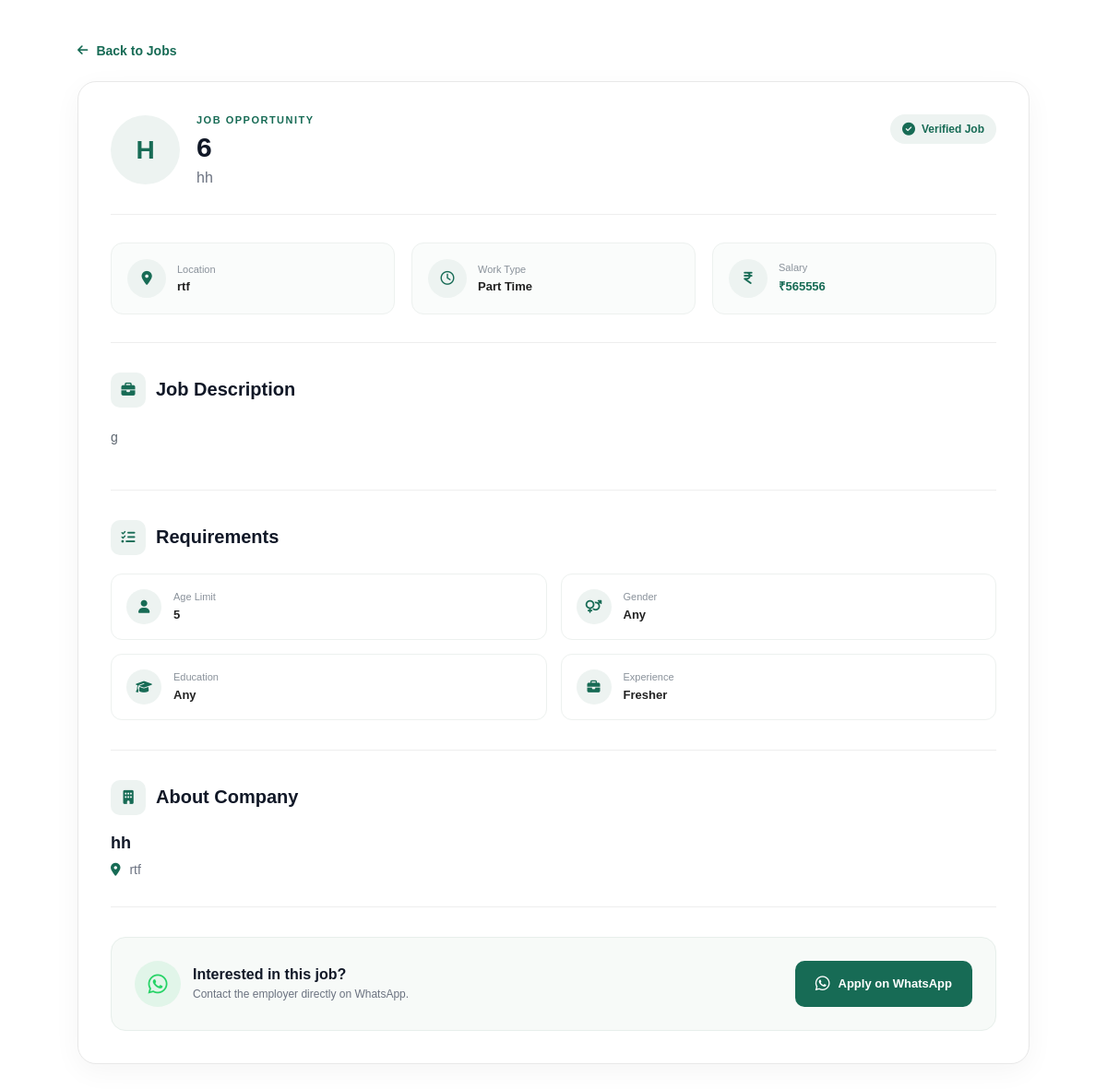
The page /job/4/ on the database its author committed.
### myapp/models.py (models this page shows, shortened)
class Job(models.Model):
    owner = models.ForeignKey(
        User,
        on_delete=models.CASCADE,
        related_name="jobs",
        null=True,
        blank=True,
    )
    shop_name = models.CharField(
        max_length=150,
    )
    title = models.CharField(
        max_length=150,
    )
    category = models.ForeignKey(
        Category,
        on_delete=models.PROTECT,
        related_name="jobs",
        null=True,
        blank=True,
    )
    experience = models.CharField(
        max_length=100,
        default="Fresher",
    )
    work_time = models.CharField(
        max_length=100,
    )
    gender = models.CharField(max_length=20, blank=True)
    education = models.CharField(max_length=100, blank=True)
    age_limit = models.CharField(
        max_length=50,
        blank=True,
    )
    location = models.CharField(
        max_length=100,
    )
    salary = models.CharField(
        max_length=100,
    )
    phone = models.CharField(
        max_length=15,
        validators=[phone_validator],
    )
    description = models.TextField(
        blank=True,
    )
    is_verified = models.BooleanField(
        default=True,
    )
    owner_name = models.CharField(
        max_length=150,
        blank=True
    )
    shop_photo = models.ImageField(
        upload_to="shop_photos/",
        null=True,
        blank=True
    )
    created_at = models.DateTimeField(
        auto_now_add=True,
    )
    class Meta:
        ordering = ["-created_at"]

### myapp/views.py (the view)
# urls.py: path("job/<int:id>/", views.job_details, name="job_details"),
def job_details(request, id):
    job = get_object_or_404(
        Job.objects.select_related(
            "category",
            "owner",
        ),
        id=id,
        is_verified=True,
    )
    return render(
        request,
        "job_details.html",
        {
            "job": job,
        },
    )

### templates/job_details.html (shortened to what this page needs)
{% load static %}
<!DOCTYPE html>
<html lang="en">
<head>
    <link rel="stylesheet"
          href="{% static 'css/job_details.css' %}">
    <link rel="stylesheet"
          href="https://cdnjs.cloudflare.com/ajax/libs/font-awesome/6.5.2/css/all.min.css">
</head>
<body>
<section class="details-page">
    <a href="{% url 'all_jobs' %}"
       class="back-btn">
        <i class="fa-solid fa-arrow-left"></i>
        Back to Jobs
    </a>
    <div class="details-card">
        <div class="job-header">
            <div class="company-info">
                <div class="company-avatar">
                    {{ job.shop_name|first|upper }}
                </div>
                <div class="company-text">
                    <span class="company-label">
                        JOB OPPORTUNITY
                    </span>
                    <h1>
                        {{ job.title }}
                    </h1>
                    <h2>
                        {{ job.shop_name }}
                    </h2>
                </div>
            </div>
            <div class="verified-badge">
                <i class="fa-solid fa-circle-check"></i>
                Verified Job
            </div>
        </div>
        <div class="quick-info">
            <div class="quick-item">
                <div class="quick-icon">
                    <i class="fa-solid fa-location-dot"></i>
                </div>
                <div>
                    <span>Location</span>
                    <strong>
                        {{ job.location }}
                    </strong>
                </div>
            </div>
            <div class="quick-item">
                <div class="quick-icon">
                    <i class="fa-regular fa-clock"></i>
                </div>
                <div>
                    <span>Work Type</span>
                    <strong>
                        {{ job.work_time|default:"Not specified" }}
                    </strong>
                </div>
            </div>
            <div class="quick-item">
                <div class="quick-icon">
                    <i class="fa-solid fa-indian-rupee-sign"></i>
                </div>
                <div>
                    <span>Salary</span>
                    <strong class="salary">
                        ₹{{ job.salary|default:"Not specified" }}
                    </strong>
                </div>
            </div>
        </div>
        <div class="content-section">
            <div class="section-title">
                <div class="title-icon">
                    <i class="fa-solid fa-briefcase"></i>
                </div>
                <h3>
                    Job Description
                </h3>
            </div>
            <div class="description">
                {{ job.description|linebreaks }}
            </div>
        </div>
        <div class="content-section">
            <div class="section-title">
                <div class="title-icon">
                    <i class="fa-solid fa-list-check"></i>
                </div>
                <h3>
                    Requirements
                </h3>
            </div>
            <div class="requirements-grid">
                <div class="requirement-item">
                    <i class="fa-solid fa-user"></i>
                    <div>
                        <span>Age Limit</span>
                        <strong>
                            {{ job.age_limit|default:"Not specified" }}
                        </strong>
                    </div>
                </div>
                <div class="requirement-item">
                    <i class="fa-solid fa-venus-mars"></i>
                    <div>
                        <span>Gender</span>
                        <strong>
                            {{ job.gender|default:"Not specified" }}
                        </strong>
                    </div>
                </div>
                <div class="requirement-item">
                    <i class="fa-solid fa-graduation-cap"></i>
                    <div>
                        <span>Education</span>
                        <strong>
                            {{ job.education|default:"Not specified" }}
                        </strong>
                    </div>
                </div>
                <div class="requirement-item">
                    <i class="fa-solid fa-briefcase"></i>
                    <div>
                        <span>Experience</span>
                        <strong>
                            {{ job.experience|default:"Fresher" }}
                        </strong>
                    </div>
                </div>
            </div>
        </div>
        <div class="content-section">
            <div class="section-title">
                <div class="title-icon">
                    <i class="fa-solid fa-building"></i>
                </div>
                <h3>
                    About Company
                </h3>
            </div>
            <div class="company-details">
                <div class="company-about">
                    <h4>
                        {{ job.shop_name }}
                    </h4>
                    <p>
                        <i class="fa-solid fa-location-dot"></i>
                        {{ job.location }}
                    </p>
                </div>
            </div>
        </div>
        <div class="apply-box">
            <div class="apply-text">
                <div class="apply-icon">
                    <i class="fa-brands fa-whatsapp"></i>
                </div>
                <div>
                    <h3>
                        Interested in this job?
                    </h3>
                    <p>
                        Contact the employer directly on WhatsApp.
                    </p>
                </div>
            </div>
            <a
                class="contact-btn"
                href="https://wa.me/91{{ job.phone|cut:'+91' }}?text={{ 'Hi, I saw your job vacancy on QuickJobs. I am interested.'|urlencode }}"
                target="_blank"
                rel="noopener"
            >
                <i class="fa-brands fa-whatsapp"></i>
                Apply on WhatsApp
            </a>
        </div>
    </div>
</section>
</body>
</html>

### rows shown on the page
Job: shop_name|first "H", title "6", shop_name "hh", location "rtf", work_time "Part Time", salary "565556", description "g", age_limit "5", gender "Any", education "Any", experience "Fresher"
